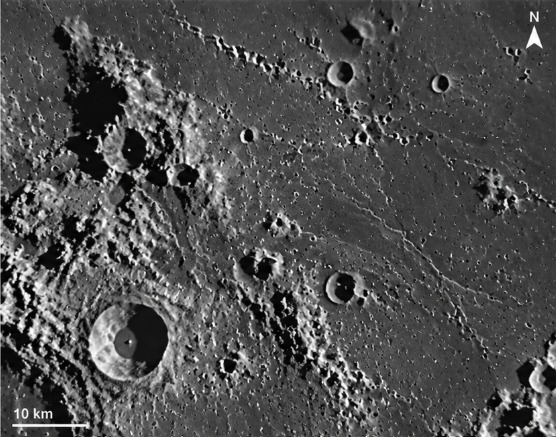
#> input picture sampledataset/image.png, 556 x 437 px, found by its file name
$ python make_verified_test_pair.py
#> lines starting #> are read from the running program, lines starting #| are printed output that depends on the picture; after the words box and inside, x2 and y2 are one past the last pixel; in counts of white or black regions, pixels touching at a corner belong together
### scripts/prepare_real_samples.py
"""
scripts/prepare_real_samples.py
===============================
Prepare Real Lunar Sample Datasets for the LUNA-MATCH Pipeline.

Loads raw lunar screenshots (image_1.png and image_2.png), masks out annotation
overlays (scale bar, text, north arrow) in-place using nearby local background
mean fill, and exports single-band GeoTIFFs with exact GSDs:
  - image_1.tif: GSD = 131.6 m/px
  - image_2.tif: GSD = 555.6 m/px
"""

import os
import sys
from pathlib import Path
import numpy as np
import cv2
import rasterio
from rasterio.transform import from_origin

def find_source_image(candidates):
    for c in candidates:
        if os.path.exists(c):
            return c
    raise FileNotFoundError(f"None of candidate paths found: {candidates}")

def mask_and_fill(img: np.ndarray, bl_box: tuple, tr_box: tuple) -> np.ndarray:
    """
    Mask bottom-left and top-right annotation overlays in-place.
    Fill with nearby local terrain mean using Gaussian feathering to avoid
    creating fake high-gradient step edges that attract feature matchers.
    """
#> called with bl_box = (0, 105, 400, 437), tr_box = (505, 556, 0, 75)
    H, W = img.shape[:2]
#> H = 437; W = 556
    img_f = img.astype(np.float32)
    fill_canvas = img_f.copy()
    mask = np.zeros((H, W), dtype=np.float32)

    # 1. Bottom-Left Box: (x_min, x_max, y_min, y_max)
    bl_x0, bl_x1, bl_y0, bl_y1 = bl_box
    # Sample unmasked terrain immediately above the scale bar
    sample_y0 = max(0, bl_y0 - 45)
    sample_y1 = max(0, bl_y0 - 5)
    sample_x0 = bl_x0
    sample_x1 = min(W, bl_x1)
#> sample_x1 = 105
    bl_sample = img[sample_y0:sample_y1, sample_x0:sample_x1]
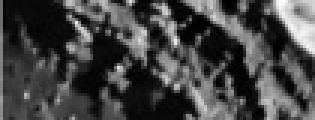
#> bl_sample: shape (40, 105) (shown 3 times larger); min 0, max 252, mean 68.6
    bl_mean = float(np.mean(bl_sample)) if bl_sample.size > 0 else float(np.mean(img))
#> bl_mean = 68.62

    fill_canvas[bl_y0:bl_y1, bl_x0:bl_x1] = bl_mean
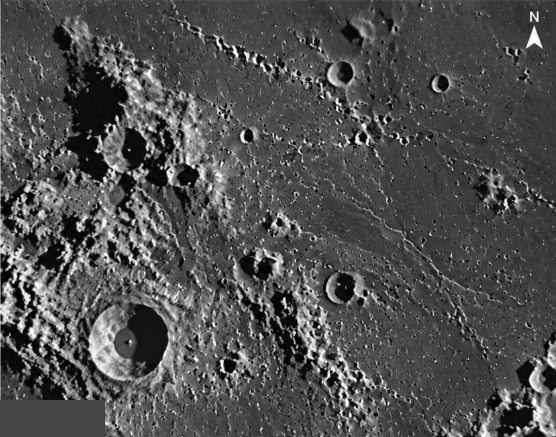
#> fill_canvas: shape (437, 556) float32; min 0, max 255, mean 79.6
    mask[bl_y0:bl_y1, bl_x0:bl_x1] = 1.0

    # 2. Top-Right Box: (x_min, x_max, y_min, y_max)
    tr_x0, tr_x1, tr_y0, tr_y1 = tr_box
    # Sample unmasked terrain immediately adjacent to the left of north arrow
    sample_y0_tr = tr_y0
    sample_y1_tr = min(H, tr_y1)
#> sample_y1_tr = 75
    sample_x0_tr = max(0, tr_x0 - 50)
    sample_x1_tr = max(0, tr_x0 - 5)
    tr_sample = img[sample_y0_tr:sample_y1_tr, sample_x0_tr:sample_x1_tr]
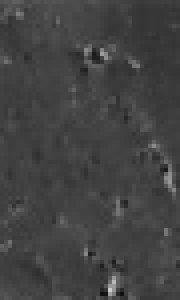
#> tr_sample: shape (75, 45) (shown 4 times larger); min 14, max 204, mean 66.5
    tr_mean = float(np.mean(tr_sample)) if tr_sample.size > 0 else float(np.mean(img))
#> tr_mean = 66.53

    fill_canvas[tr_y0:tr_y1, tr_x0:tr_x1] = tr_mean
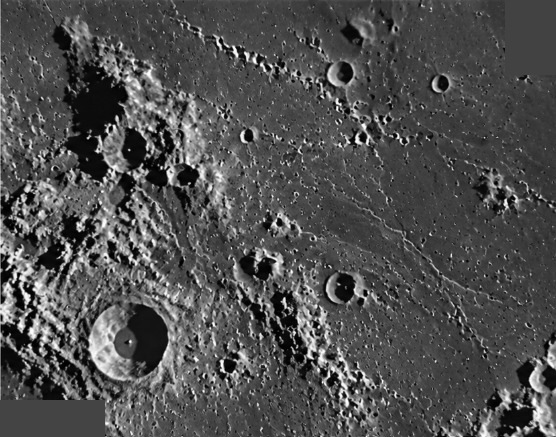
#> fill_canvas: shape (437, 556) float32; 1.57% of pixels changed, all inside (x1, y1, x2, y2) = (505, 0, 556, 75)
    mask[tr_y0:tr_y1, tr_x0:tr_x1] = 1.0

    # Gaussian feather the mask boundary to avoid hard step-edges
    feathered_mask = cv2.GaussianBlur(mask, (9, 9), 3.0)

    # Seamless alpha blend
    blended = img_f * (1.0 - feathered_mask) + fill_canvas * feathered_mask
    return np.clip(blended, 0, 255).astype(np.uint8)

# [116 lines left out: function main, not called in this run]

# [2 lines that do not run on import are left out]

### scripts/make_verified_test_pair.py
"""
scripts/make_verified_test_pair.py
==================================
Build Ground-Truth-Verified Lunar Test Pair for LUNA-MATCH.

Takes real lunar image (image_1.png), masks annotation overlays, and generates
a mathematically calibrated Moving/Sensed Image (Image B) using a known,
recorded rigid/affine transformation and illumination shift:
  - Rotation: 8.0 degrees
  - Scale: 0.60x (GSD_B = GSD_A / 0.6)
  - Translation: dx = +15.0 px, dy = -10.0 px
  - Sun-angle illumination shift: I_B = clip(I_A * 1.25 + 10 + N(0, 2), 0, 255)

Exports:
  - data/samples/verified_a.tif (GSD = 131.6 m/px)
  - data/samples/verified_b.tif (GSD = 219.33 m/px)
  - data/samples/ground_truth_transform.json
  - data/samples/sanity_check_verified_pair.png
"""

import os
import sys
import json
from pathlib import Path

import numpy as np
import cv2
import rasterio
from rasterio.transform import from_origin

# Add parent directory for module imports
root_dir = Path(__file__).resolve().parent.parent
sys.path.insert(0, str(root_dir))

from scripts.prepare_real_samples import find_source_image, mask_and_fill


import argparse

def main():
    parser = argparse.ArgumentParser(description="Generate Ground-Truth-Verified Lunar Test Pair")
    parser.add_argument("--rot", type=float, default=8.0, help="Rotation angle in degrees")
    parser.add_argument("--scale", type=float, default=0.60, help="Scale factor")
    parser.add_argument("--dx", type=float, default=15.0, help="Translation dx in pixels")
    parser.add_argument("--dy", type=float, default=-10.0, help="Translation dy in pixels")
    parser.add_argument("--gain", type=float, default=1.25, help="Photometric gain multiplier")
    parser.add_argument("--bias", type=float, default=10.0, help="Photometric bias offset")
    parser.add_argument("--prefix", type=str, default="verified", help="Output filename prefix")
    args = parser.parse_args()

    workspace_root = root_dir.parent

    # Candidate paths for base lunar image 1
    p1_candidates = [
        str(workspace_root / "image.png"),
        str(workspace_root / "image_1.png"),
        str(root_dir / "data" / "samples" / "image_1.png"),
    ]

    p1 = find_source_image(p1_candidates)
    print(f"Loading base lunar image from: {p1}")

    raw_1 = cv2.imread(p1, cv2.IMREAD_GRAYSCALE)
    if raw_1 is None:
        raise ValueError(f"Failed to read source image from {p1}")

    # Verified annotation overlay mask boxes for Image 1 (556x437):
    #   Scale bar at bottom-left: y:[400, 437], x:[0, 105]
    #   North arrow at top-right: y:[0, 75], x:[505, 556]
    box_1_bl = (0, 105, 400, 437)
    box_1_tr = (505, 556, 0, 75)
    masked_a = mask_and_fill(raw_1, box_1_bl, box_1_tr)

    H, W = masked_a.shape
#> H = 437; W = 556
    print(f"Base image dimensions: {W}x{H} (WxH)")
#| Base image dimensions: 556x437 (WxH)

    # -----------------------------------------------------------------------
    # Ground Truth Transformation Parameters
    # -----------------------------------------------------------------------
    rotation_deg = args.rot
    scale_factor = args.scale
    dx = args.dx
    dy = args.dy
    cx = W / 2.0
#> cx = 278
    cy = H / 2.0
#> cy = 218.5

    # OpenCV rotation + scale matrix around center
    M_rot = cv2.getRotationMatrix2D((cx, cy), rotation_deg, scale_factor)
    M_gt = M_rot.copy()
    M_gt[0, 2] += dx
    M_gt[1, 2] += dy

    # 3x3 Homogeneous representation
    M_3x3 = np.eye(3, dtype=np.float64)
    M_3x3[:2, :] = M_gt

    # Warp image A to create image B
    warped_b = cv2.warpAffine(
        masked_a,
        M_gt,
        (W, H),
        flags=cv2.INTER_LINEAR,
        borderMode=cv2.BORDER_REFLECT,
    )
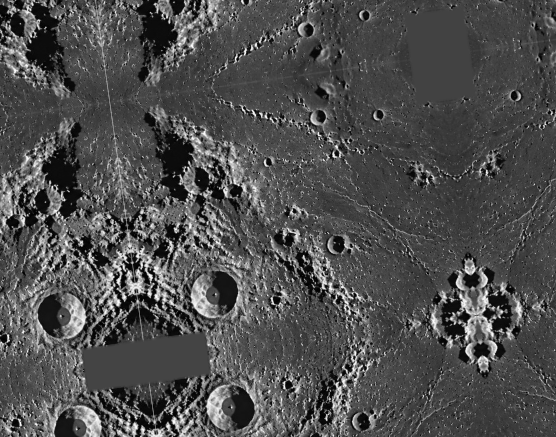
#> warped_b: shape (437, 556); min 0, max 255, mean 78.6

    # Apply sun-angle / photometric disparity + subtle sensor noise
    rng = np.random.default_rng(42)
    noise = rng.normal(0.0, 1.5, warped_b.shape)
    gain = args.gain
    bias = args.bias
    masked_b = np.clip(warped_b.astype(np.float32) * gain + bias + noise, 0, 255).astype(np.uint8)
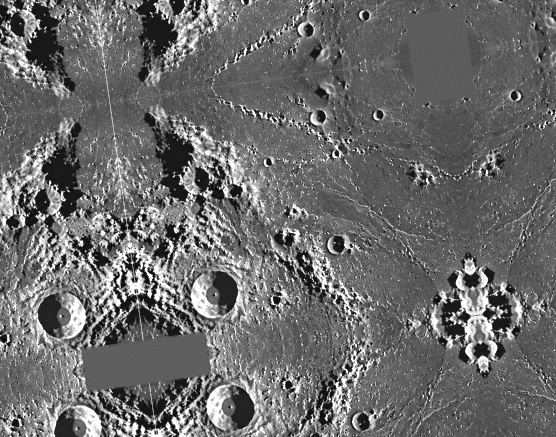
#> masked_b: shape (437, 556); min 7, max 255, mean 107.3

    # -----------------------------------------------------------------------
    # Export Artifacts
    # -----------------------------------------------------------------------
    out_dir = root_dir / "data" / "samples"
    out_dir.mkdir(parents=True, exist_ok=True)

    prefix = args.prefix
    gt_filename = "ground_truth_transform.json" if prefix == "verified" else f"ground_truth_{prefix}.json"
    gt_info = {
        "dataset": "LUNA-MATCH Verified Ground-Truth Pair",
        "base_image": Path(p1).name,
        "rotation_deg": rotation_deg,
        "scale_factor": scale_factor,
        "translation_dx_px": dx,
        "translation_dy_px": dy,
        "center_x_px": cx,
        "center_y_px": cy,
        "photometric_gain": gain,
        "photometric_bias": bias,
        "gsd_a_m_per_px": 131.6,
        "gsd_b_m_per_px": float(round(131.6 / scale_factor, 4)),
        "ground_truth_transform_3x3": M_3x3.tolist(),
        "affine_2x3": M_gt.tolist(),
    }

    gt_json_path = out_dir / gt_filename
    with open(gt_json_path, "w") as f:
        json.dump(gt_info, f, indent=2)
    print(f"Saved ground truth parameters to: {gt_json_path}")

    # 2. Export GeoTIFFs
    # Image A
    gsd_a = 131.6
    tif_path_a = out_dir / f"{prefix}_a.tif"
    norm_a = (masked_a.astype(np.float32) / 255.0)
    transform_a = from_origin(0.0, 0.0, float(gsd_a), float(gsd_a))

    with rasterio.open(
        str(tif_path_a),
        "w",
        driver="GTiff",
        height=H,
        width=W,
        count=1,
        dtype="float32",
        crs="EPSG:4326",
        transform=transform_a,
    ) as dst:
        dst.write(norm_a, 1)
    print(f"Exported Image A GeoTIFF: {tif_path_a} (GSD={gsd_a} m/px)")

    # Image B: GSD_B = GSD_A / scale_factor
    gsd_b = float(round(gsd_a / scale_factor, 4))
    tif_path_b = out_dir / f"{prefix}_b.tif"
    norm_b = (masked_b.astype(np.float32) / 255.0)
    transform_b = from_origin(0.0, 0.0, float(gsd_b), float(gsd_b))

    with rasterio.open(
        str(tif_path_b),
        "w",
        driver="GTiff",
        height=H,
        width=W,
        count=1,
        dtype="float32",
        crs="EPSG:4326",
        transform=transform_b,
    ) as dst:
        dst.write(norm_b, 1)
    print(f"Exported Image B GeoTIFF: {tif_path_b} (GSD={gsd_b} m/px)")

    # 3. Visual sanity check side-by-side
    canvas = np.hstack([masked_a, masked_b])
    cv2.putText(canvas, f"{prefix} Image A (Base)", (15, 30), cv2.FONT_HERSHEY_SIMPLEX, 0.8, (255,), 2)
    cv2.putText(canvas, f"{prefix} Image B (rot={rotation_deg}deg, s={scale_factor})", (W + 15, 30), cv2.FONT_HERSHEY_SIMPLEX, 0.7, (255,), 2)

    check_path = out_dir / f"sanity_check_{prefix}_pair.png"
    cv2.imwrite(str(check_path), canvas)
    print(f"Saved sanity check visualization to: {check_path}")
    print("\nVerified test pair generation completed successfully!")


if __name__ == "__main__":
    main()
#> (the call stopped at in main, `transform_a = from_origin(0.0, 0.0, float(gsd_a), float(gsd_a))`: rasterio is not available in this run)

$ run again, with sampledataset/res1.jpeg saved as sampledataset/image.png
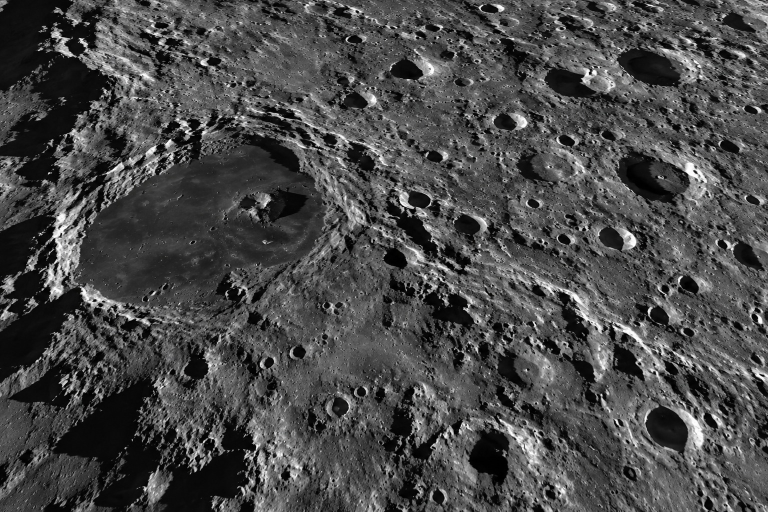
#> input picture sampledataset/res1.jpeg, 1536 x 1024 px, found by its file name (shown at 1/2 size)
#> bl_mean = 74.08
#> tr_mean = 89.44
#| Base image dimensions: 1536x1024 (WxH)
#> in main, `warped_b = cv2.warpAffine( masked_a, M_gt, (W, H), flags=cv2.INTER_LIN..`:
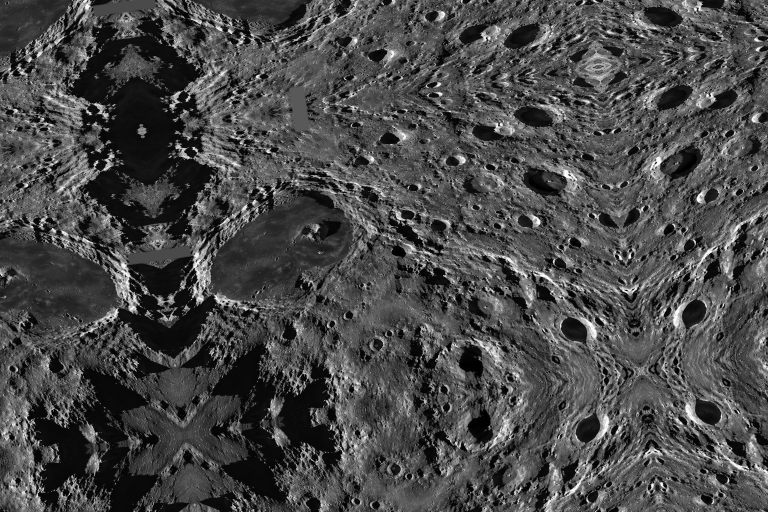
#> warped_b: shape (1024, 1536) (shown at 1/2 size); min 0, max 255, mean 73.3
#> in main, `masked_b = np.clip(warped_b.astype(np.float32) * gain + bias + noise, ..`:
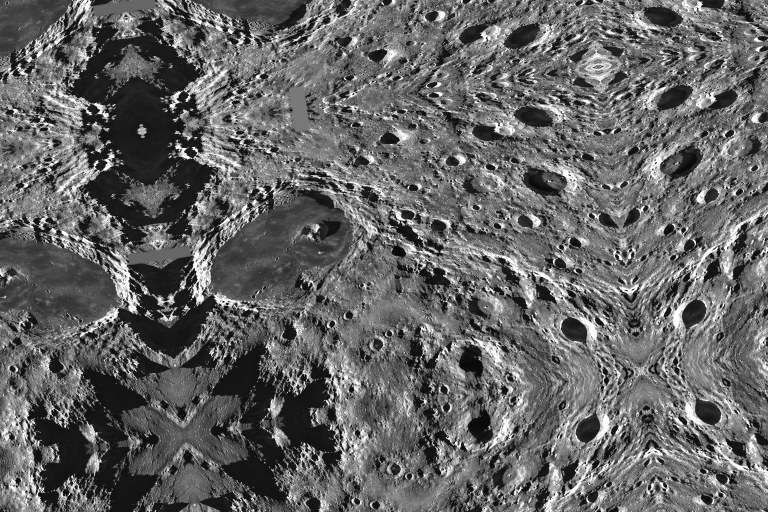
#> masked_b: shape (1024, 1536) (shown at 1/2 size); min 4, max 255, mean 100.7

$ run again, with sampledataset/res2.jpeg saved as sampledataset/image.png
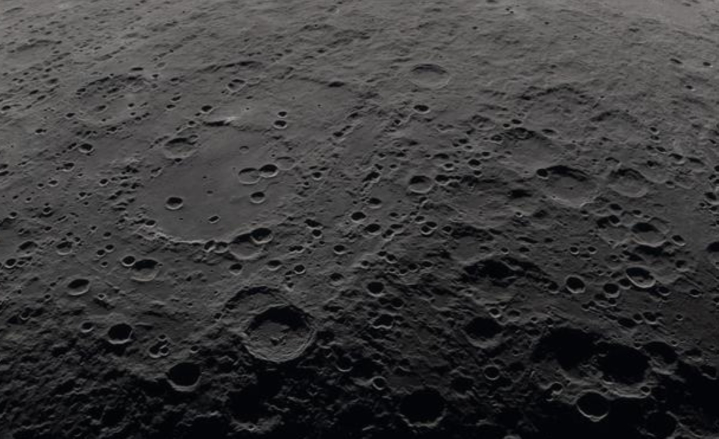
#> input picture sampledataset/res2.jpeg, 1437 x 877 px, found by its file name (shown at 1/2 size)
#> bl_mean = 74.09
#> in mask_and_fill, `tr_sample = img[sample_y0_tr:sample_y1_tr, sample_x0_tr:sample_x1_tr]`:
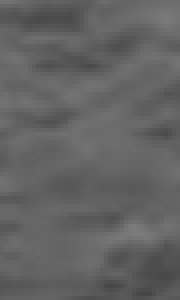
#> tr_sample: shape (75, 45) (shown 4 times larger); min 69, max 123, mean 98.6
#> tr_mean = 98.57
#| Base image dimensions: 1437x877 (WxH)
#> in main, `masked_b = np.clip(warped_b.astype(np.float32) * gain + bias + noise, ..`:
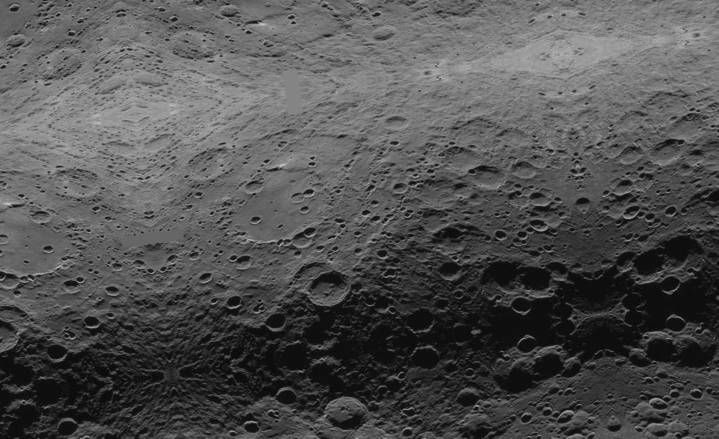
#> masked_b: shape (877, 1437) (shown at 1/2 size); min 5, max 212, mean 81.4

$ run again, with sampledataset/res3.jpeg saved as sampledataset/image.png
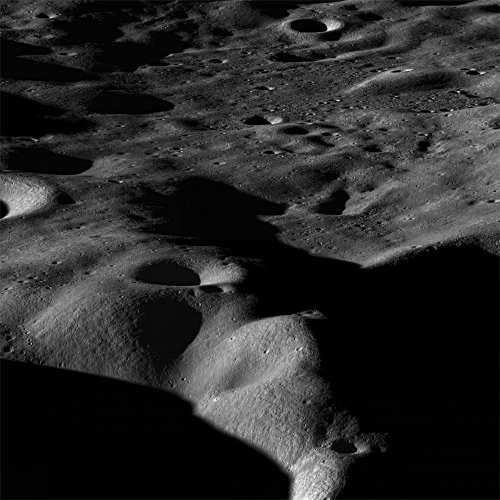
#> input picture sampledataset/res3.jpeg, 1000 x 1000 px, found by its file name (shown at 1/2 size)
#> in main, raw_1 is the input picture: shape (1000, 1000); min 0, max 255, mean 41.2
#> bl_mean = 114.9
#> in mask_and_fill, `tr_sample = img[sample_y0_tr:sample_y1_tr, sample_x0_tr:sample_x1_tr]`:
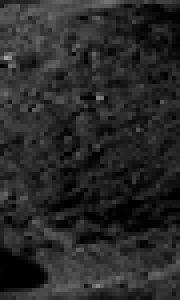
#> tr_sample: shape (75, 45) (shown 4 times larger); min 0, max 168, mean 40.7
#> tr_mean = 40.75
#| Base image dimensions: 1000x1000 (WxH)
#> in main, `masked_b = np.clip(warped_b.astype(np.float32) * gain + bias + noise, ..`:
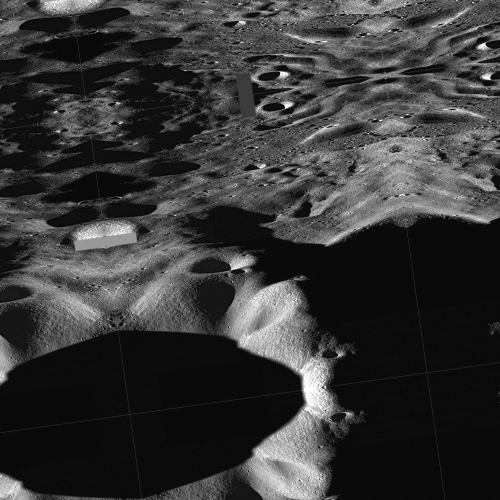
#> masked_b: shape (1000, 1000) (shown at 1/2 size); min 3, max 255, mean 54.9
